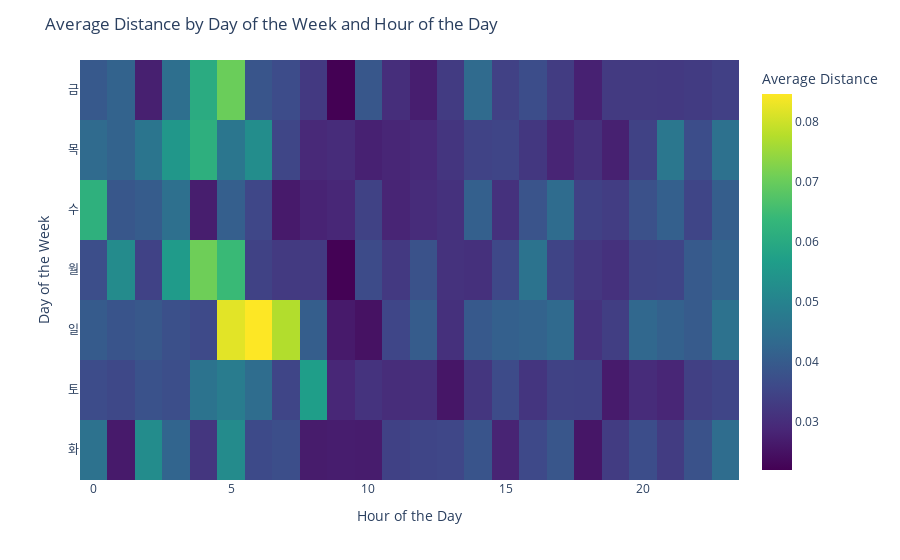

Source (notebook cell):
### Markdown cell above
## `(2)` 요일,시간에 따른 평균이동거리 시각화 – 25점

자료 `df`에서 시간에 따른 평균이동거리를 구하고 이를 대시보드에
시각화하라.

**README**

-   요일은 `{0:'월',1:'화',2:'수',3:'목',4:'금',5:'토',6:'일'}`의 규칙에
    따라 변환할 것

### Code cell
pivot_table = df.pivot_table(values='dist', index='dayofweek_kr', columns='pickup_hour', aggfunc='mean')

fig = px.imshow(pivot_table, labels=dict(color="Average Distance"), x=pivot_table.columns, y=pivot_table.index,
                color_continuous_scale='Viridis')

fig.update_layout(
    xaxis_title="Hour of the Day",
    yaxis_title="Day of the Week",
    title="Average Distance by Day of the Week and Hour of the Day"
)

fig.show()

### Figure 1 — Plotly figure (JSON) as saved in the notebook; plotly's stock layout.template omitted (floating-point values rounded to 4 significant figures; data arrays with more than 128 entries replaced by an {"elided": "..."} marker saying what was removed)
{"data": [{"coloraxis": "coloraxis", "hovertemplate": "pickup_hour: %{x}<br>dayofweek_kr: %{y}<br>Average Distance: %{z}<extra></extra>", "name": "0", "type": "heatmap", "x": [0, 1, 2, 3, 4, 5, 6, 7, 8, 9, 10, 11, 12, 13, 14, 15, 16, 17, 18, 19, 20, 21, 22, 23], "xaxis": "x", "y": ["금", "목", "수", "월", "일", "토", "화"], "yaxis": "y", "z": {"elided": "7x24 float values"}}], "layout": {"autosize": true, "coloraxis": {"colorbar": {"title": {"text": "Average Distance"}}, "colorscale": [[0, "#440154"], [0.1111, "#482878"], [0.2222, "#3e4989"], [0.3333, "#31688e"], [0.4444, "#26828e"], [0.5556, "#1f9e89"], [0.6667, "#35b779"], [0.7778, "#6ece58"], [0.8889, "#b5de2b"], [1, "#fde725"]]}, "margin": {"t": 60}, "title": {"text": "Average Distance by Day of the Week and Hour of the Day"}, "xaxis": {"anchor": "y", "autorange": true, "constrain": "domain", "domain": [0, 1], "range": [-0.5, 23.5], "scaleanchor": "y", "title": {"text": "Hour of the Day"}, "type": "linear"}, "yaxis": {"anchor": "x", "autorange": true, "constrain": "domain", "domain": [0, 1], "range": [6.5, -0.5], "title": {"text": "Day of the Week"}, "type": "category"}}}
